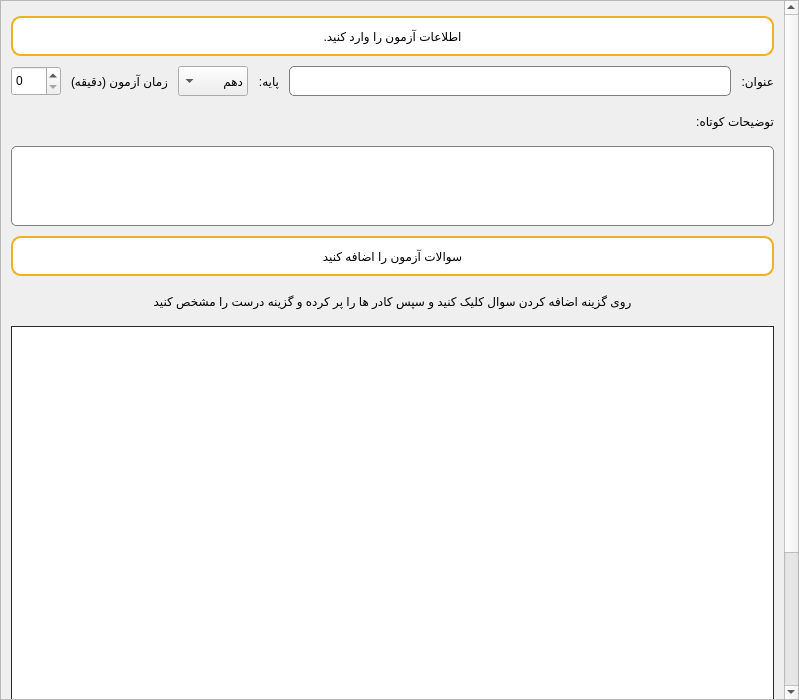
<?xml version="1.0" encoding="UTF-8"?>
<ui version="4.0">
 <class>Form</class>
 <widget class="QWidget" name="Form">
  <property name="geometry">
   <rect>
    <x>0</x>
    <y>0</y>
    <width>799</width>
    <height>700</height>
   </rect>
  </property>
  <property name="windowTitle">
   <string>Form</string>
  </property>
  <property name="toolTip">
   <string/>
  </property>
  <layout class="QGridLayout" name="gridLayout">
   <property name="leftMargin">
    <number>0</number>
   </property>
   <property name="topMargin">
    <number>0</number>
   </property>
   <property name="rightMargin">
    <number>0</number>
   </property>
   <property name="bottomMargin">
    <number>0</number>
   </property>
   <property name="spacing">
    <number>0</number>
   </property>
   <item row="0" column="0">
    <widget class="QScrollArea" name="scrollArea">
     <property name="widgetResizable">
      <bool>true</bool>
     </property>
     <widget class="QWidget" name="scrollAreaWidgetContents">
      <property name="geometry">
       <rect>
        <x>0</x>
        <y>-182</y>
        <width>780</width>
        <height>880</height>
       </rect>
      </property>
      <layout class="QVBoxLayout" name="verticalLayout_2">
       <property name="spacing">
        <number>10</number>
       </property>
       <property name="leftMargin">
        <number>10</number>
       </property>
       <property name="topMargin">
        <number>15</number>
       </property>
       <property name="rightMargin">
        <number>10</number>
       </property>
       <property name="bottomMargin">
        <number>15</number>
       </property>
       <item>
        <widget class="QLabel" name="title">
         <property name="minimumSize">
          <size>
           <width>0</width>
           <height>40</height>
          </size>
         </property>
         <property name="styleSheet">
          <string notr="true">#title{
	border:2px solid rgb(239, 177, 31);
	background-color: rgb(255, 255, 255);
    border-radius: 10px;
}</string>
         </property>
         <property name="text">
          <string>اطلاعات آزمون را وارد کنید.</string>
         </property>
         <property name="alignment">
          <set>Qt::AlignCenter</set>
         </property>
        </widget>
       </item>
       <item>
        <layout class="QHBoxLayout" name="horizontalLayout_4">
         <item>
          <layout class="QHBoxLayout" name="horizontalLayout_3">
           <item>
            <widget class="QSpinBox" name="timeSpinBox">
             <property name="minimumSize">
              <size>
               <width>50</width>
               <height>30</height>
              </size>
             </property>
            </widget>
           </item>
           <item>
            <widget class="QLabel" name="timeLabel">
             <property name="minimumSize">
              <size>
               <width>0</width>
               <height>30</height>
              </size>
             </property>
             <property name="text">
              <string>زمان آزمون (دقیقه)</string>
             </property>
            </widget>
           </item>
          </layout>
         </item>
         <item>
          <layout class="QHBoxLayout" name="horizontalLayout_2">
           <property name="spacing">
            <number>10</number>
           </property>
           <item>
            <widget class="QComboBox" name="classComboBox">
             <property name="minimumSize">
              <size>
               <width>0</width>
               <height>30</height>
              </size>
             </property>
             <property name="layoutDirection">
              <enum>Qt::RightToLeft</enum>
             </property>
             <item>
              <property name="text">
               <string>دهم</string>
              </property>
             </item>
             <item>
              <property name="text">
               <string>یازدهم</string>
              </property>
             </item>
             <item>
              <property name="text">
               <string>دوازدهم</string>
              </property>
             </item>
            </widget>
           </item>
           <item>
            <widget class="QLabel" name="classLabel">
             <property name="minimumSize">
              <size>
               <width>0</width>
               <height>30</height>
              </size>
             </property>
             <property name="text">
              <string>پایه:</string>
             </property>
            </widget>
           </item>
          </layout>
         </item>
         <item>
          <layout class="QHBoxLayout" name="horizontalLayout">
           <property name="spacing">
            <number>10</number>
           </property>
           <item>
            <widget class="QLineEdit" name="titleLineEdit">
             <property name="minimumSize">
              <size>
               <width>0</width>
               <height>30</height>
              </size>
             </property>
             <property name="styleSheet">
              <string notr="true">QLineEdit#titleLineEdit{
	color: #000000;
    background-color: #ffffff;
    border: 1px solid #7e7e7e;
	border-radius: 5px;
    outline: none;
	padding-left: 5px;
}
</string>
             </property>
            </widget>
           </item>
           <item>
            <widget class="QLabel" name="titleLabel">
             <property name="minimumSize">
              <size>
               <width>0</width>
               <height>30</height>
              </size>
             </property>
             <property name="layoutDirection">
              <enum>Qt::LeftToRight</enum>
             </property>
             <property name="text">
              <string>عنوان:</string>
             </property>
             <property name="alignment">
              <set>Qt::AlignLeading|Qt::AlignLeft|Qt::AlignVCenter</set>
             </property>
            </widget>
           </item>
          </layout>
         </item>
        </layout>
       </item>
       <item>
        <layout class="QVBoxLayout" name="verticalLayout">
         <property name="spacing">
          <number>10</number>
         </property>
         <item>
          <widget class="QLabel" name="shortDesLabel">
           <property name="minimumSize">
            <size>
             <width>0</width>
             <height>30</height>
            </size>
           </property>
           <property name="maximumSize">
            <size>
             <width>16777215</width>
             <height>30</height>
            </size>
           </property>
           <property name="text">
            <string>توضیحات کوتاه:</string>
           </property>
          </widget>
         </item>
         <item>
          <widget class="QTextEdit" name="shortDesTextEdit">
           <property name="minimumSize">
            <size>
             <width>0</width>
             <height>80</height>
            </size>
           </property>
           <property name="maximumSize">
            <size>
             <width>16777215</width>
             <height>16777215</height>
            </size>
           </property>
           <property name="styleSheet">
            <string notr="true">#shortDesTextEdit{
	color: #000000;
    background-color: #ffffff;
    border: 1px solid #7e7e7e;
	border-radius: 5px;
    outline: none;
	padding-left: 5px;
}
</string>
           </property>
          </widget>
         </item>
        </layout>
       </item>
       <item>
        <widget class="QLabel" name="label_5">
         <property name="minimumSize">
          <size>
           <width>0</width>
           <height>40</height>
          </size>
         </property>
         <property name="styleSheet">
          <string notr="true">#label_5{
	border:2px solid rgb(239, 177, 31);
	background-color: rgb(255, 255, 255);
    border-radius: 10px;
}</string>
         </property>
         <property name="text">
          <string>سوالات آزمون را اضافه کنید</string>
         </property>
         <property name="alignment">
          <set>Qt::AlignCenter</set>
         </property>
        </widget>
       </item>
       <item>
        <widget class="QLabel" name="label_6">
         <property name="minimumSize">
          <size>
           <width>0</width>
           <height>30</height>
          </size>
         </property>
         <property name="text">
          <string>روی گزینه اضافه کردن سوال کلیک کنید و سپس کادر ها را پر کرده و گزینه درست را مشخص کنید</string>
         </property>
         <property name="alignment">
          <set>Qt::AlignCenter</set>
         </property>
        </widget>
       </item>
       <item>
        <widget class="QScrollArea" name="scrollArea_2">
         <property name="minimumSize">
          <size>
           <width>0</width>
           <height>400</height>
          </size>
         </property>
         <property name="styleSheet">
          <string notr="true">#scrollArea_2{
	border:1px solid rgb(40, 40, 40);
}</string>
         </property>
         <property name="widgetResizable">
          <bool>true</bool>
         </property>
         <widget class="QWidget" name="scrollAreaWidgetContents_2">
          <property name="geometry">
           <rect>
            <x>0</x>
            <y>0</y>
            <width>758</width>
            <height>398</height>
           </rect>
          </property>
          <property name="styleSheet">
           <string notr="true">#scrollAreaWidgetContents_2{
	background-color: rgb(255, 255, 255);
}</string>
          </property>
          <layout class="QHBoxLayout" name="questionsLayout">
           <property name="spacing">
            <number>10</number>
           </property>
           <property name="leftMargin">
            <number>10</number>
           </property>
           <property name="topMargin">
            <number>10</number>
           </property>
           <property name="rightMargin">
            <number>10</number>
           </property>
           <property name="bottomMargin">
            <number>10</number>
           </property>
          </layout>
         </widget>
        </widget>
       </item>
       <item>
        <layout class="QHBoxLayout" name="horizontalLayout_8">
         <item>
          <widget class="QPushButton" name="addButton">
           <property name="minimumSize">
            <size>
             <width>120</width>
             <height>30</height>
            </size>
           </property>
           <property name="text">
            <string>اضافه کردن سوال</string>
           </property>
          </widget>
         </item>
         <item>
          <layout class="QHBoxLayout" name="horizontalLayout_7">
           <item>
            <widget class="QLineEdit" name="questionCountLineEdit">
             <property name="minimumSize">
              <size>
               <width>0</width>
               <height>30</height>
              </size>
             </property>
             <property name="styleSheet">
              <string notr="true">QLineEdit#questionCountLineEdit{
	color: #000000;
    background-color: #ffffff;
    border: 1px solid #7e7e7e;
	border-radius: 5px;
    outline: none;
	padding-left: 5px;
}
</string>
             </property>
             <property name="readOnly">
              <bool>true</bool>
             </property>
            </widget>
           </item>
           <item>
            <widget class="QLabel" name="questionCountLabel">
             <property name="minimumSize">
              <size>
               <width>0</width>
               <height>30</height>
              </size>
             </property>
             <property name="text">
              <string>سوالات اضافه شده:</string>
             </property>
            </widget>
           </item>
          </layout>
         </item>
         <item>
          <layout class="QHBoxLayout" name="horizontalLayout_6">
           <item>
            <widget class="QLineEdit" name="randomCountLineEdit">
             <property name="enabled">
              <bool>false</bool>
             </property>
             <property name="minimumSize">
              <size>
               <width>0</width>
               <height>30</height>
              </size>
             </property>
             <property name="toolTip">
              <string>تعیین تعداد سوالات آزمون در حالت شانسی</string>
             </property>
             <property name="styleSheet">
              <string notr="true">QLineEdit#randomCountLineEdit{
	color: #000000;
    background-color: #ffffff;
    border: 1px solid #7e7e7e;
	border-radius: 5px;
    outline: none;
	padding-left: 5px;
}
</string>
             </property>
             <property name="placeholderText">
              <string>تعداد سوال</string>
             </property>
            </widget>
           </item>
           <item>
            <widget class="QCheckBox" name="randomCheckBox">
             <property name="minimumSize">
              <size>
               <width>0</width>
               <height>30</height>
              </size>
             </property>
             <property name="toolTip">
              <string>با فعال کردن این گزینه سوالات بصورت شانسی برای هر کاربر انتخاب می شود </string>
             </property>
             <property name="layoutDirection">
              <enum>Qt::RightToLeft</enum>
             </property>
             <property name="text">
              <string>انتخاب سوال شانسی</string>
             </property>
            </widget>
           </item>
          </layout>
         </item>
         <item>
          <layout class="QHBoxLayout" name="horizontalLayout_5">
           <item>
            <widget class="QLineEdit" name="questionScoreLineEdit">
             <property name="minimumSize">
              <size>
               <width>0</width>
               <height>30</height>
              </size>
             </property>
             <property name="styleSheet">
              <string notr="true">QLineEdit#questionScoreLineEdit{
	color: #000000;
    background-color: #ffffff;
    border: 1px solid #7e7e7e;
	border-radius: 5px;
    outline: none;
	padding-left: 5px;
}
</string>
             </property>
            </widget>
           </item>
           <item>
            <widget class="QLabel" name="questionScoreLabel">
             <property name="minimumSize">
              <size>
               <width>0</width>
               <height>30</height>
              </size>
             </property>
             <property name="text">
              <string>امتیاز هر سوال:</string>
             </property>
            </widget>
           </item>
          </layout>
         </item>
        </layout>
       </item>
       <item>
        <widget class="QLabel" name="errorLabel">
         <property name="minimumSize">
          <size>
           <width>0</width>
           <height>30</height>
          </size>
         </property>
         <property name="styleSheet">
          <string notr="true">color:rgb(220, 0, 0)</string>
         </property>
         <property name="text">
          <string/>
         </property>
         <property name="alignment">
          <set>Qt::AlignCenter</set>
         </property>
        </widget>
       </item>
       <item>
        <widget class="QPushButton" name="saveQuizButton">
         <property name="minimumSize">
          <size>
           <width>0</width>
           <height>40</height>
          </size>
         </property>
         <property name="styleSheet">
          <string notr="true">QPushButton#saveQuizButton{
	color: #ffffff;
	background-color:  rgb(239, 177, 31);
    border-radius: 5px;
}
QPushButton#saveQuizButton:hover {
	background-color: rgb(255, 210, 73);
}</string>
         </property>
         <property name="text">
          <string>ثبت آزمون</string>
         </property>
        </widget>
       </item>
      </layout>
     </widget>
    </widget>
   </item>
  </layout>
 </widget>
 <resources/>
 <connections/>
</ui>
